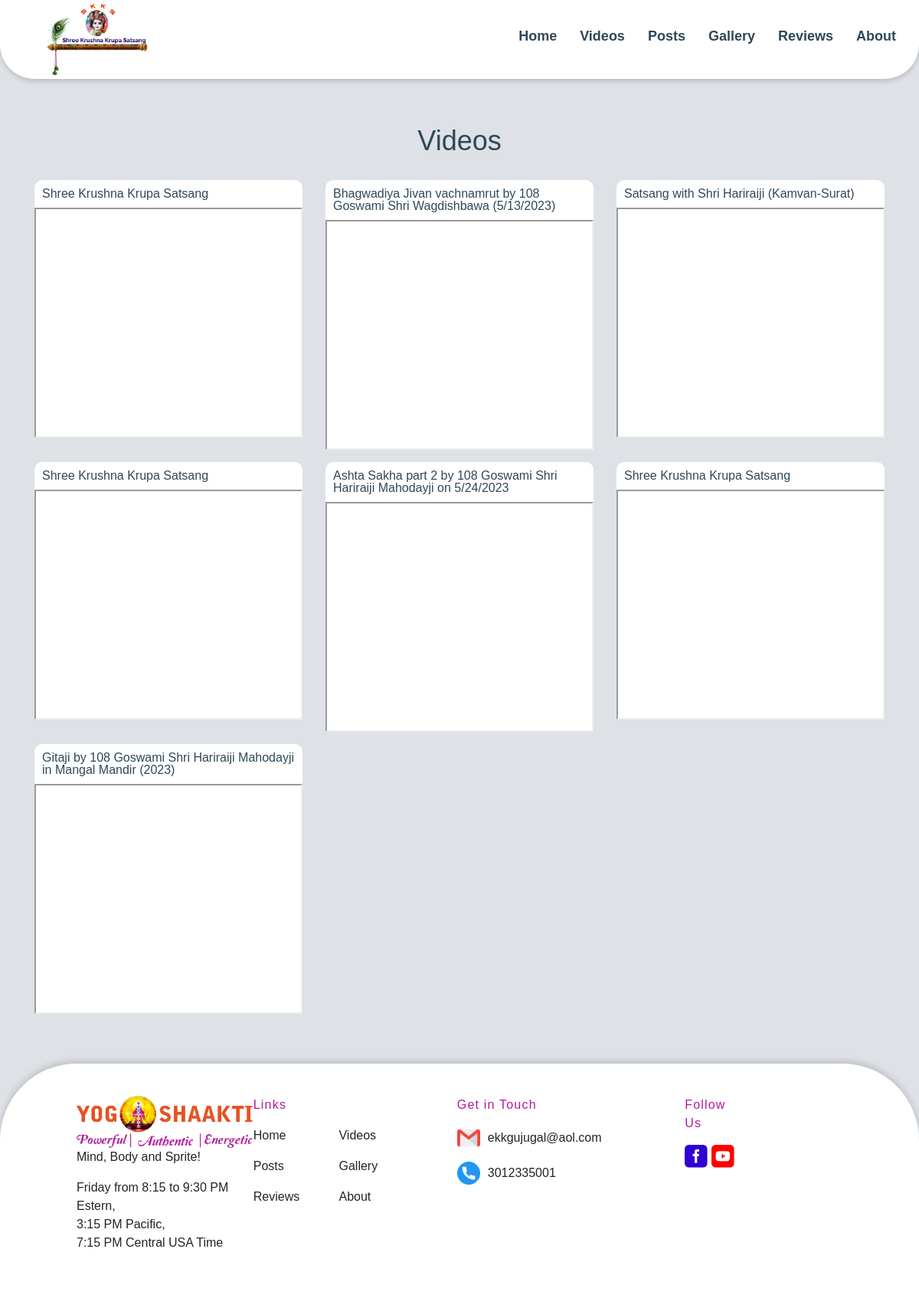
/yoga_videos/, run on the app's committed database.
### home/models.py (models this page shows, shortened)
class UploadVideo(models.Model):
    video_url = models.CharField(max_length=100, null=True, blank=True)
    title = RichTextField()

### home/views.py (the view)
# urls.py: path('yoga_videos/', views.yoga_videos, name="yoga_videos"),
def yoga_videos(request):
    data = UploadVideo.objects.all()
    return render(request, 'Videos.html',{'data' : data})

### templates/Videos.html (shortened to what this page needs)
{% load static %}
<!DOCTYPE html>
<html lang="en" dir="ltr">
<head>
    <link rel="stylesheet" href="https://cdn.jsdelivr.net/npm/bootstrap@4.0.0/dist/css/bootstrap.min.css">
  <link type="text/css" rel="stylesheet" href="{% static 'css/style.css' %}">
</head>
<body class="videos">
  <div id="header">
    <img id="img_h" src="{% static 'assets/images/SKKS_Satsang_Main.jpg' %}" alt="Loading..">
    <div class="header_menu">
      <h3 id="home"><a href="{% url 'home' %}">Home</a></h3>
      <h3 id="video"><a href="{% url 'yoga_videos' %}">Videos</a></h3>
      <h3 id="post"><a href="{% url 'yoga_post' %}">Posts</a></h3>
      <h3 id="gallery"><a href="{% url 'yoga_gallery' %}">Gallery</a></h3>
      <h3 id="review"><a href="{% url 'yoga_review' %}">Reviews</a></h3>
      <h3 id="about"><a href="{% url 'about_us' %}">About</a></h3>
    </div>
  </div>
  <div>
    <h1 id="text1">Videos</h1>
  </div>
   <div class="container">
    <div class="row">
  {% for i in data %}
  <div id="vb1" class="col-lg-4 mb-3">
    <div class="video_box">
    <span id="vt1"> {{ i.title | safe }} </span>
    <iframe width="100%" height="300" src="{{ i.video_url }}"></iframe>
  </div>
  </div>
{% endfor %}
    </div>
  </div>
  <div id="footer">
    <div class="footer_logo">
      <img src="{% static 'assets/images/logo.png' %}" alt="Loading..." id="img_f">
      <p id="text10">Mind, Body and Sprite!</p>
      <p id="text10">Friday from 8:15 to 9:30 PM Estern, <br> 3:15 PM Pacific, <br>
        7:15 PM Central USA Time</p>
    </div>
    <div class="footer_link">
      <p id="links">Links</p>
      <div class="link_list">
        <p id="Home_f"><a href="{% url 'home' %}">Home</a></p>
        <p id="Video_f"><a href="{% url 'yoga_videos' %}">Videos</a></p>
        <p id="post_f"><a href="{% url 'yoga_post' %}">Posts</a></p>
        <p id="gallery_f"><a href="{% url 'yoga_gallery' %}">Gallery</a></p>
        <p id="review_f"><a href="{% url 'yoga_review' %}">Reviews</a></p>
        <p id="about_f"><a href="{% url 'about_us' %}">About</a></p>
      </div>
    </div>
    <div class="footer_link">
      <p id="links">Get in Touch</p>
      <div class="link_list">
        <p id="emailBox">
          <a href="mailto:ekkgujugal@aol.com">
          <img src="{% static 'assets/images/gmail.png' %}" alt="Loading..." id="emailus">
          ekkgujugal@aol.com</a>
        </p>
        <p id="contactBox">
          <img src="{% static 'assets/images/telephone.png' %}" alt="Loading..." id="emailus"> <a href="tel:+3012335001">3012335001</a></p>
      </div>
    </div>
    <div class="footer_social_icon">
      <p id="follow">Follow Us</p>
      <a href="https://www.facebook.com/SejalShahVirmani"><img src="{% static 'assets/images/facebook.png' %}"
          alt="Loading..." id="facebook"></a>
      <a href="https://youtube.com/channel/UCSaQ0GrPfLjuqaG8Hnd5Z0Q"><img src="{% static 'assets/images/Youtube.png' %}"
          alt="Loading..."></a>
    </div>
  </div>
</body>
</html>

### static/css/style.css (style rules this page uses)
body { top: 0px; left: 0px; width: auto; height: auto; margin: 0; background-color: #DEE1E5; font-family: 'Raleway', sans-serif; opacity: 1; }
img#img_h { width: 193px; object-fit: contain; }
#header { display: flex; width: auto; height: 103px; background: #FFFF; box-shadow: 0px 3px 6px #00000029; border-radius: 0px 0px 45px 45px; opacity: 1; justify-content: space-between; padding: 0 30px; }
.header_menu { display: flex; align-items: center; gap: 30px; }
.header_menu h3 { font-size: 18px; letter-spacing: 0px; color: #2E4858; cursor: pointer; }
.header_menu h3 a { font-size: 18px; letter-spacing: 0px; color: #2E4858; font-weight: bold; }
a { color: inherit; text-decoration: none; }
#text1 { font-size: 18px; color: #3d3d3d; text-align: center; margin: 0 15px; }
.footer_social_icon a img { width: 30px; height: 30px; object-fit: contain; }
#footer { margin-top: 49px; padding-top: 42px; left: 0px; width: auto; height: 302px; background: var(--unnamed-color-ffffff) 0% 0% no-repeat padding-box; background: #FFFFFF 0% 0% no-repeat padding-box; box-shadow: 0px -3px 10px #00000029; border-radius: 100px 100px 0px 0px; display: flex; justify-content: space-between; }
#emailBox a, #contactBox { display: flex; align-items: center; }
#emailBox a img, #contactBox img { height: 30px; width: 30px; margin-right: 10px; }
#img_f { margin-left: 100px; width: 230px; opacity: 1; }
.link_list { display: flex; flex-wrap: wrap; }
.link_list p { flex: 0 0 42%; }
.footer_social_icon { margin-right: 230px; }
#follow { text-align: left; letter-spacing: 1.2px; color: #B5189F; opacity: 1; }
p#text10 { margin-left: 100px; }
#links { text-align: left; letter-spacing: 1.2px; color: #B5189F; opacity: 1; }
.videos h1#text1 { text-align: center; line-height: normal; font-size: 36px; margin-bottom: 30px; color: #2E4858; margin-top: 60px; }
.video_box { background-color: #fff; height: fit-content; line-height: 0; border-radius: 10px 10px 0 0 !important; }
.video_box span#vt1 p, .video_box span#vt1 h1 { font-size: 16px !important; line-height: 16px; margin: 0; }
span#vt1 { padding: 10px; font-weight: normal; font-size: 18px; display: block; color: #2E4858; }
span#vt1 p { margin: 0; padding: 0; font-weight: normal; font-size: 18px; display: block; color: #2E4858; }

### data on the page
UploadVideo: title "Shree Krushna Krupa Satsang"
UploadVideo: title "Bhagwadiya Jivan vachnamrut by 108 Goswami Shri Wagdishbawa (5/13/2023)"
UploadVideo: title "Satsang with Shri Hariraiji (Kamvan-Surat)"
UploadVideo: title "Shree Krushna Krupa Satsang"
UploadVideo: title "Ashta Sakha part 2 by 108 Goswami Shri Hariraiji Mahodayji on 5/24/2023"
UploadVideo: title "Shree Krushna Krupa Satsang"
UploadVideo: title "Gitaji by 108 Goswami Shri Hariraiji Mahodayji in Mangal Mandir (2023)"
